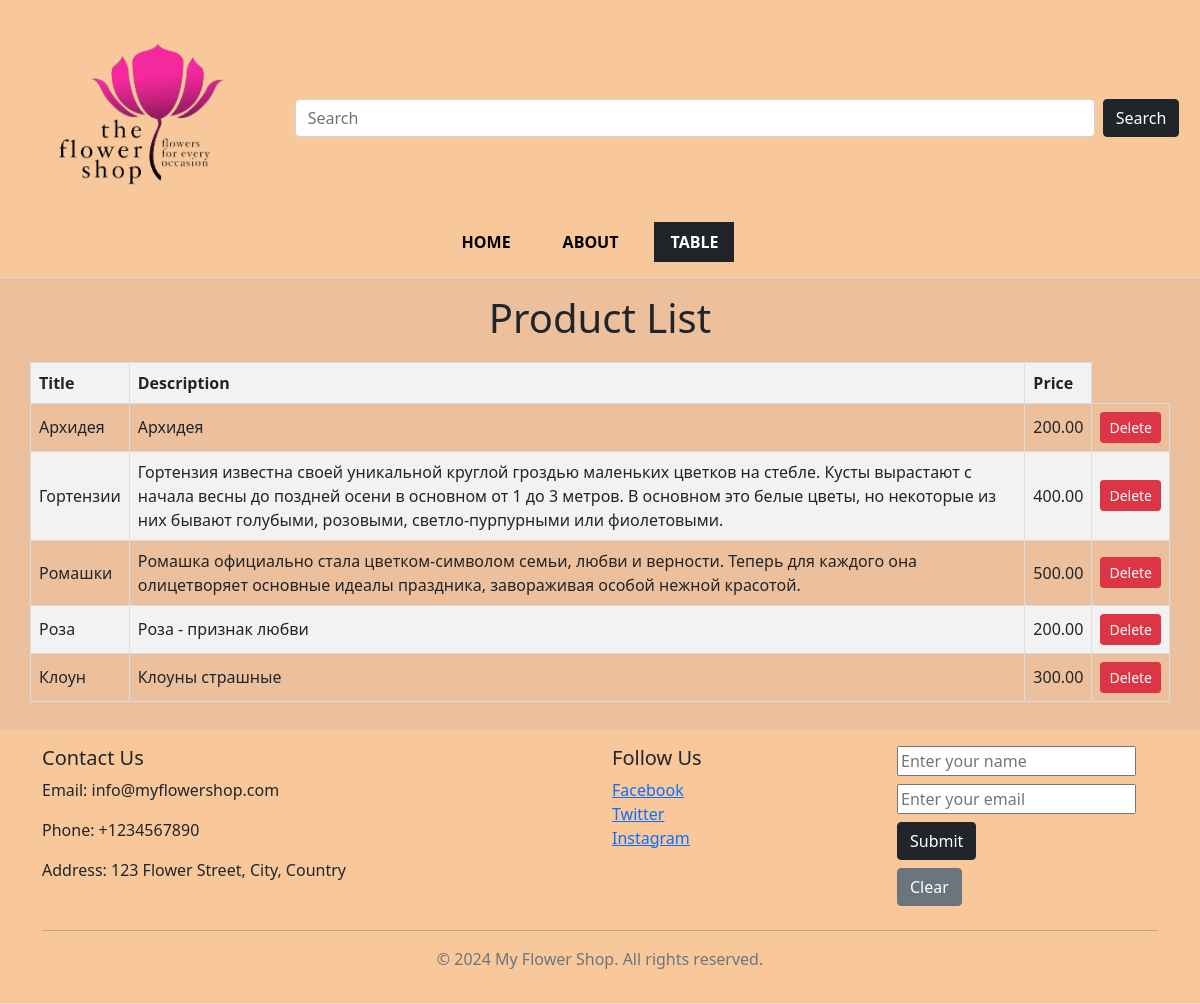
/table/, run on an earlier commit of the app's database.
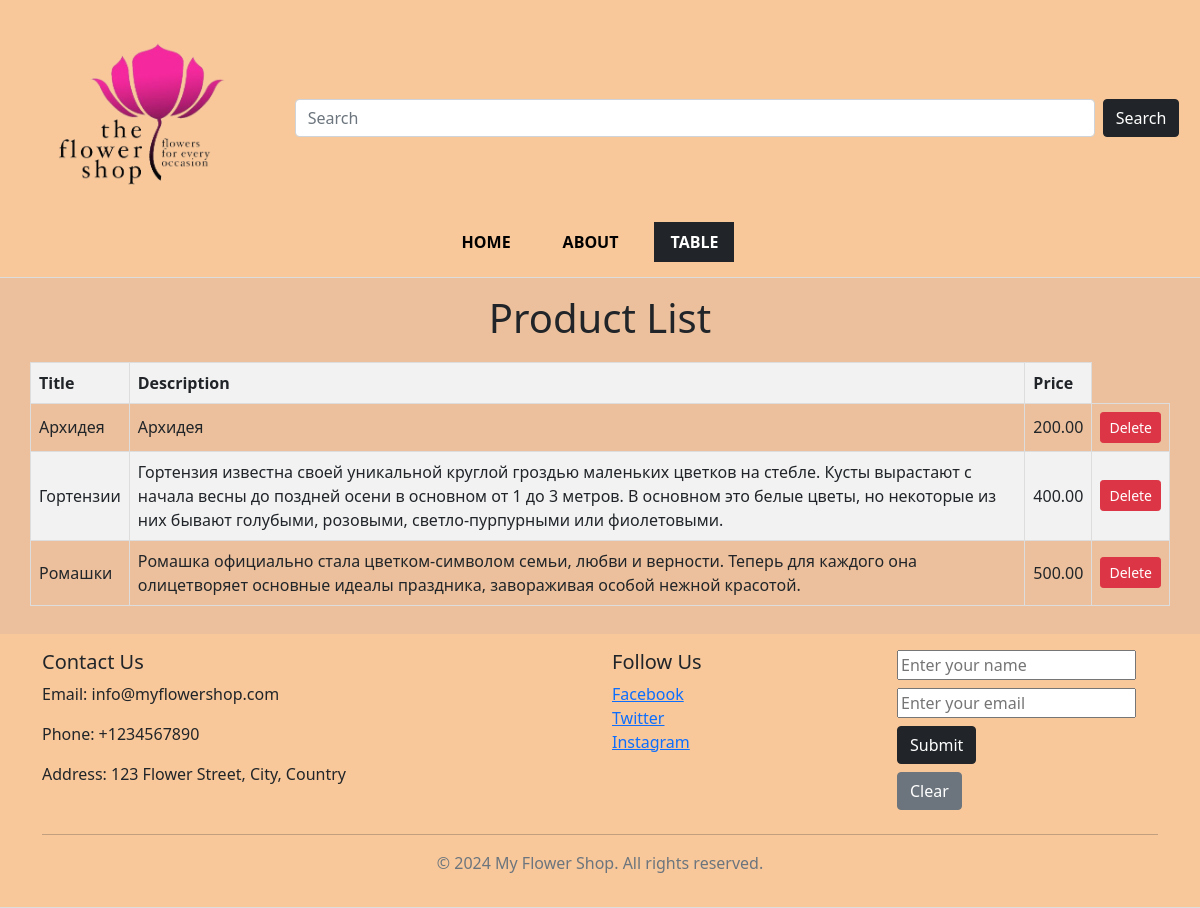
And on a later commit of the database.
### main/models.py (models this page shows, shortened)
class Product(models.Model):
    title = models.CharField(max_length=100)
    description = models.TextField()
    price = models.DecimalField(max_digits=10, decimal_places=2)
    image = models.ImageField(upload_to='static/img/')
    short_description = models.ForeignKey(ProductDescription, on_delete=models.SET_NULL, null=True)

### main/views.py (the view)
# urls.py: path('table/', views.product_list, name='table'),
def product_list(request):
    products = Product.objects.all()
    return render(request, 'main/table.html', {'products': products})

### templates/main/table.html (shortened to what this page needs)
{% extends 'main/base.html' %}
{% block product_content %}
<h1 class="table-title">Product List</h1>
<table class="product-table">
    <thead>
        <tr>
            <th>Title</th>
            <th>Description</th>
            <th>Price</th>
        </tr>
    </thead>
    <tbody>
        {% for product in products %}
        <tr>
            <td>{{ product.title }}</td>
            <td>{{ product.description }}</td>
            <td>{{ product.price }}</td>
            <td>
                <form action="{% url 'delete_product' product.id %}" method="post">
                    <button type="submit" class="btn btn-danger btn-sm">Delete</button>
                </form>
            </td>
        </tr>
        {% endfor %}
    </tbody>
</table>
{% endblock %}

What changed in the data, as far as the page shows it:
removed Product: title "Роза", description "Роза - признак любви", price "200.00"
removed Product: title "Клоун", description "Клоуны страшные", price "300.00"
